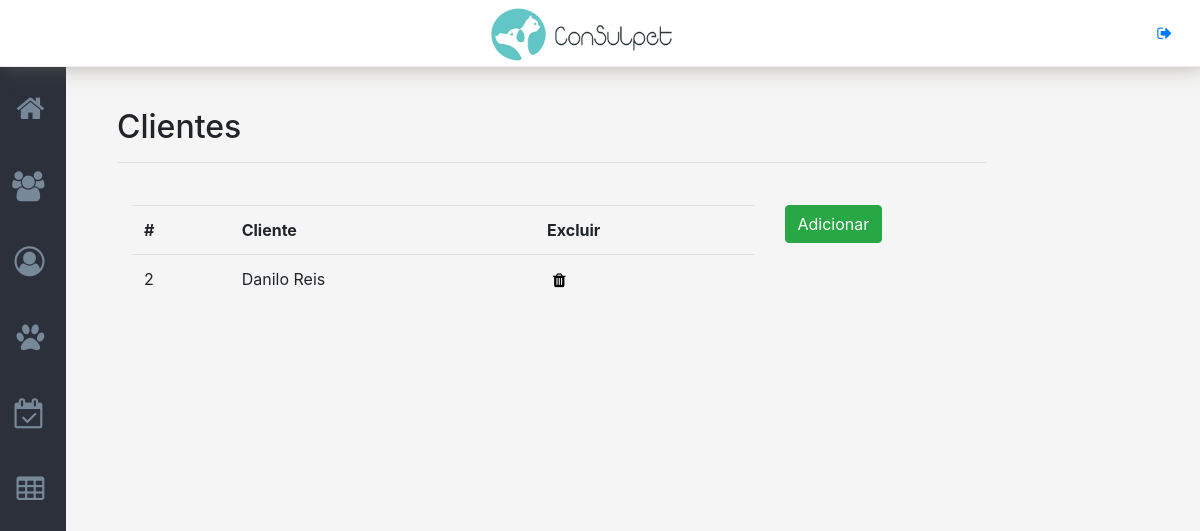
Before: /clientes (signed in) with the older database file.
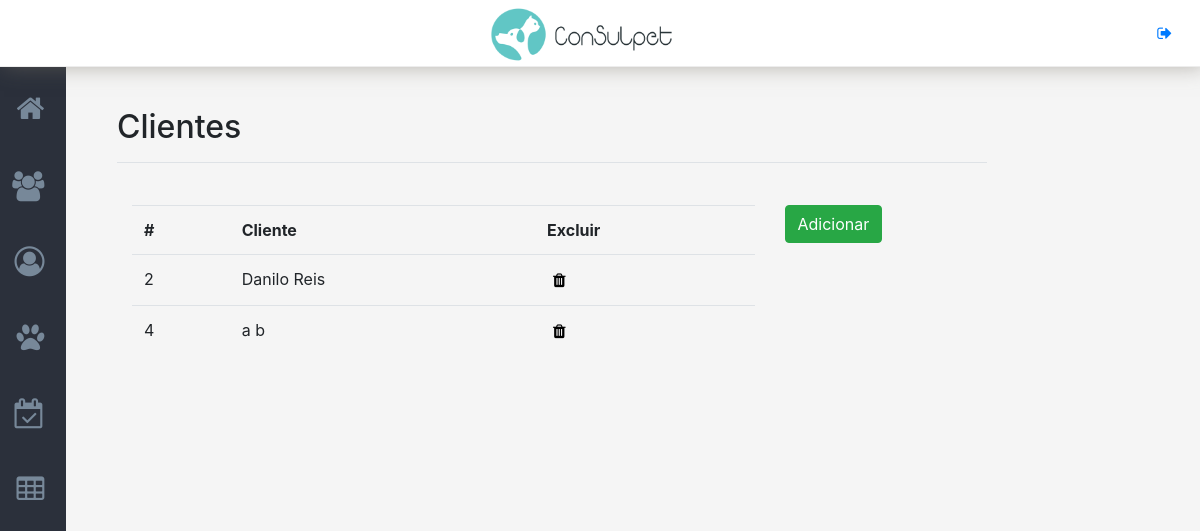
After: the same page with the newer database file.
### tables this page shows
CREATE TABLE `cli_cliente` (
  `cli_id_cliente` int(11) NOT NULL,
  `cli_id_pessoa` int(11) NOT NULL,
  `cli_tel_cliente` varchar(16) NOT NULL
);

CREATE TABLE `pes_pessoa` (
  `pes_id_pessoa` int(11) NOT NULL,
  `pes_nm_pessoa` varchar(45) NOT NULL,
  `pes_sbnm_pessoa` varchar(45) NOT NULL,
  `pes_sexo_pessoa` varchar(9) NOT NULL
);

### _controller/db_connection.php (called while the page is built)
<?php
function connect(){
    $host ="localhost";
    $user="root";
    $password ="123456";
    $bd = "consulpet";
    $con = new mysqli($host,$user,$password,$bd) or die("Erro ao conectar com o banco");
    return $con;
}

### pages/clientes.php (the view, shortened to what this page needs)
<main role="main" class="col-md-9 pt-3">
    <div class="d-flex justify-content-between flex-wrap flex-md-nowrap align-items-center pb-2 mb-3 border-bottom">
        <h1 class="h2">Clientes</h1><span>
    </div>
    <div class='container' style='padding-top: 3%;'>
        <div class='row'>
            <div class='col-md-9'>
                <table class='table table-hover'>
                    <tr>
                        <th>#</th>
                        <th>Cliente</th>
                        <th>Excluir</th>
                    </tr>
                    <?php
                    $query_user = "SELECT cli_id_cliente,
                                          pes_nm_pessoa,
                                          pes_sbnm_pessoa,
                                          pes_sexo_pessoa
                                   FROM cli_cliente
                                   INNER JOIN pes_pessoa on pes_id_pessoa = cli_id_pessoa";
                    if($res = mysqli_query(connect(),$query_user)){
                        while($dados = mysqli_fetch_array($res)){
                            $id = $dados['cli_id_cliente'];
                            $nome = $dados['pes_nm_pessoa'];
                            $sobrenome = $dados['pes_sbnm_pessoa'];
                            echo"<tr >
                        <td class='cli_id' id='$id'>$id</td>
                        <td class='cli_id' id='$id'>".$nome." ".$sobrenome."</td>
                        <td><button class='delete_cliente btn-link' id='$id'><i class='fa fa-trash' aria-hidden='true'></i></button></td>
                   </tr>";
                        }
                    }
                    ?>
                </table>
            </div>
            <div class='col-md-2'>
                <button id='novo_cliente' type='button' class='btn btn-success'>
                    Adicionar
                </button>
            </div>
        </div>
    </div>
</main>
</div>
</div>

Changed rows visible on the page:
added cli_cliente: cli_id_cliente "4", cli_id_pessoa.pes_nm_pessoa "a", cli_id_pessoa.pes_sbnm_pessoa "b"
